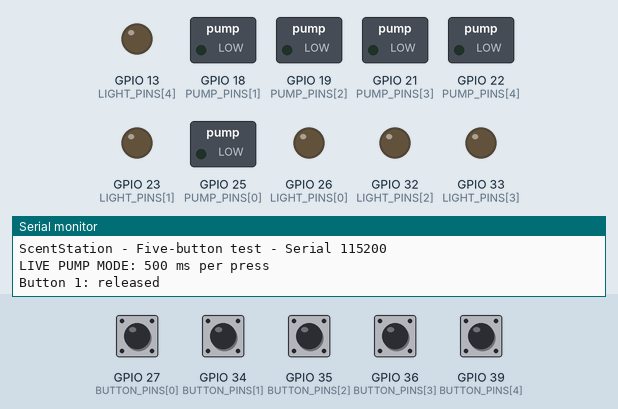
This sketch was run on a simulated ESP32. Parts: switched loads named in the sketch (green lamp = pin HIGH), output pins drawn as LEDs (lit = HIGH), the last lines printed to the serial monitor. Dashed ring = blinking. The inputs (shaded band) are chosen by the test bench; at power-on: GPIO 27 (BUTTON_PINS[0]) HIGH, GPIO 34 (BUTTON_PINS[1]), GPIO 35 (BUTTON_PINS[2]), GPIO 36 (BUTTON_PINS[3]), GPIO 39 (BUTTON_PINS[4]) LOW.

Above: at 1.2 s.
1.3 s: GPIO 27 (BUTTON_PINS[0]) pulled LOW for 0.15 s
At 1.58 s:
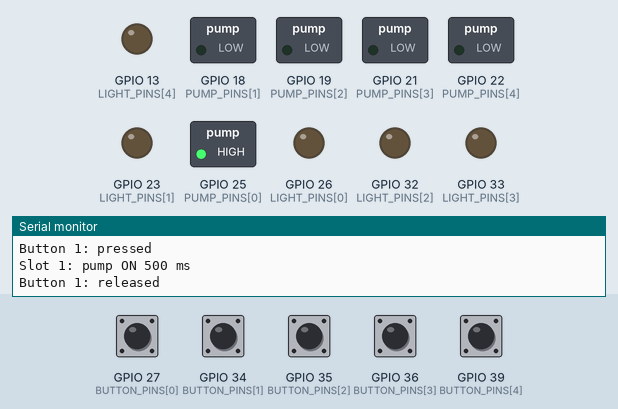
3.3 s: GPIO 34 (BUTTON_PINS[1]) pulled HIGH for 0.15 s
At 3.8 s:
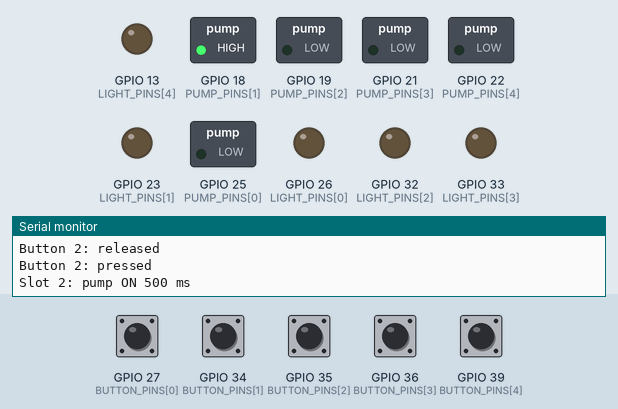
5.4 s: GPIO 35 (BUTTON_PINS[2]) pulled HIGH for 0.15 s
At 5.9 s:
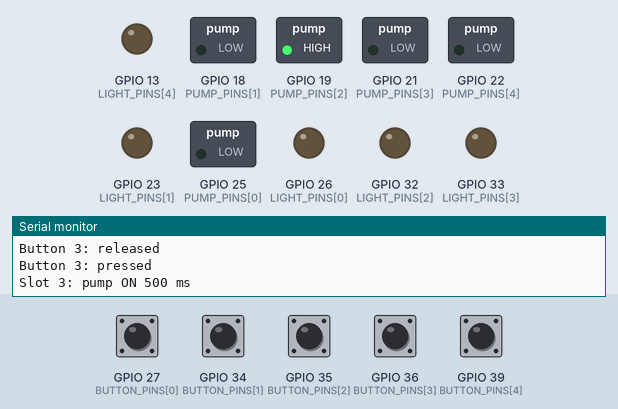
7.5 s: GPIO 36 (BUTTON_PINS[3]) pulled HIGH for 0.15 s
At 8.0 s:
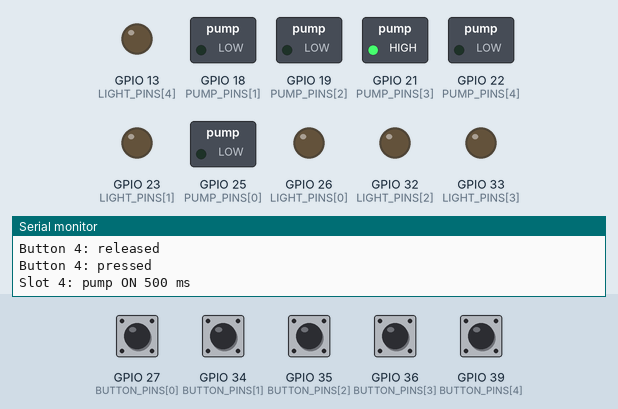
9.6 s: GPIO 39 (BUTTON_PINS[4]) pulled HIGH for 0.15 s
At 10.03 s:
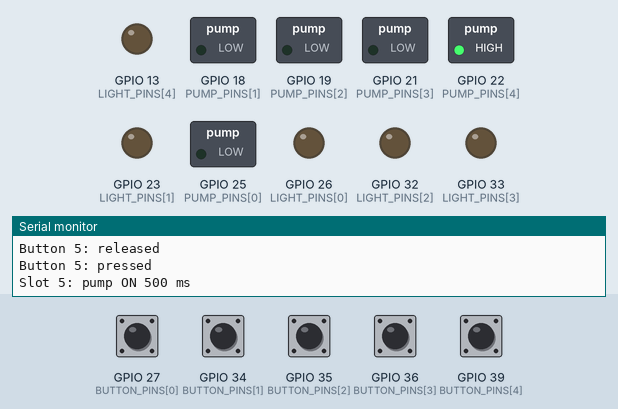
11.7 s: GPIO 27 (BUTTON_PINS[0]) pulsed LOW 5 times (0.12 s each, 0.3 s apart)
At 13.8 s:
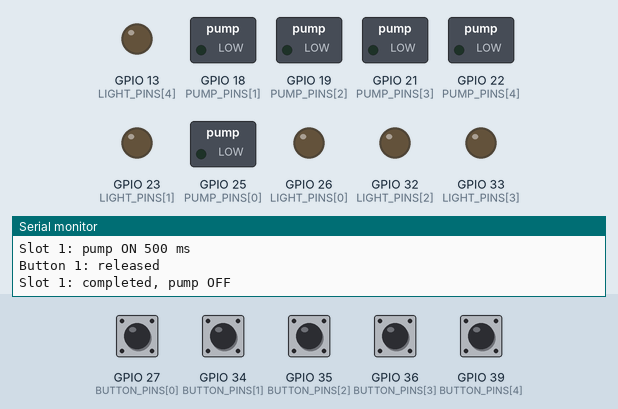
Timing chart, 0 to 15.3 s (numbered marks = the images above; inputs shaded):
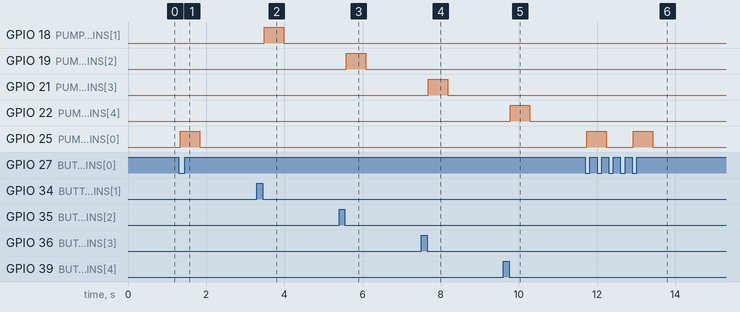

The sketch:

Test5ButtonsStandalone.ino
```cpp
// ScentStation: five-button test, without payment/web integration.
// COM -> GND; NO -> BUTTON_PINS. GPIO34/35/36/39 need 10k pull-ups to 3V3.
// Run only one pump at a time; release buttons after power-on/reset before pressing.
#include <Arduino.h>

constexpr bool USE_PUMPS = true;
constexpr bool USE_LIGHTS = false;
constexpr uint8_t SLOT_COUNT = 5;
constexpr uint8_t BUTTON_PINS[SLOT_COUNT] = {27, 34, 35, 36, 39};
constexpr uint8_t PUMP_PINS[SLOT_COUNT] = {25, 18, 19, 21, 22};
constexpr uint8_t LIGHT_PINS[SLOT_COUNT] = {26, 23, 32, 33, 13};
// As in TestPump1: assume an active-HIGH MOSFET; verify on the actual module.
constexpr uint8_t ON_LEVEL = HIGH;
constexpr uint8_t OFF_LEVEL = LOW;
constexpr unsigned long DEBOUNCE_MS = 30;
constexpr unsigned long PUMP_MS = 500; // Test duration; dispensing volume is not calibrated.
constexpr unsigned long RESTART_GAP_MS = 500; // Pause between pump runs.
static_assert(PUMP_MS > 0 && PUMP_MS < 800, "Pump duration must be greater than 0 and below 800 ms");

struct ButtonState {
  uint8_t raw;
  uint8_t stable;
  unsigned long changedAt;
  bool released;
};
ButtonState buttons[SLOT_COUNT];
int activeSlot = -1;
unsigned long startedAt = 0;
unsigned long stoppedAt = 0;
bool resting = false;

void stopAllPumps() {
  for (uint8_t i = 0; i < SLOT_COUNT; ++i) {
    digitalWrite(PUMP_PINS[i], OFF_LEVEL);
  }
}

void updateLights() {
  for (uint8_t i = 0; i < SLOT_COUNT; ++i) {
    digitalWrite(LIGHT_PINS[i], USE_LIGHTS && activeSlot < 0 ? ON_LEVEL : OFF_LEVEL);
  }
}

void setup() {
  // Turn all outputs off before reading buttons.
  for (uint8_t i = 0; i < SLOT_COUNT; ++i) {
    digitalWrite(PUMP_PINS[i], OFF_LEVEL);
    pinMode(PUMP_PINS[i], OUTPUT);
    digitalWrite(PUMP_PINS[i], OFF_LEVEL);
    digitalWrite(LIGHT_PINS[i], OFF_LEVEL);
    pinMode(LIGHT_PINS[i], OUTPUT);
  }
  Serial.begin(115200);
  for (uint8_t i = 0; i < SLOT_COUNT; ++i) {
    pinMode(BUTTON_PINS[i], i == 0 ? INPUT_PULLUP : INPUT);
    const uint8_t level = digitalRead(BUTTON_PINS[i]);
    // Require a stable release after startup; holding a button must not start a pump.
    buttons[i] = {level, LOW, millis(), false};
  }
  updateLights();
  Serial.println("ScentStation - Five-button test - Serial 115200");
  Serial.println(USE_PUMPS ? "LIVE PUMP MODE: 500 ms per press" : "DRY RUN MODE: pump simulation only");
}

void loop() {
  const unsigned long now = millis();
  if (activeSlot >= 0 && now - startedAt >= PUMP_MS) {
    stopAllPumps();
    Serial.printf("Slot %d: completed, pump OFF\n", activeSlot + 1);
    activeSlot = -1;
    stoppedAt = now;
    resting = true;
    updateLights();
  }
  if (resting && now - stoppedAt >= RESTART_GAP_MS) resting = false;

  for (uint8_t i = 0; i < SLOT_COUNT; ++i) {
    ButtonState &button = buttons[i];
    const uint8_t level = digitalRead(BUTTON_PINS[i]);
    if (level != button.raw) {
      button.raw = level;
      button.changedAt = now;
    }
    if (now - button.changedAt < DEBOUNCE_MS || button.raw == button.stable) continue;
    button.stable = button.raw;
    if (button.stable == HIGH) {
      button.released = true;
      Serial.printf("Button %u: released\n", i + 1);
      continue;
    }
    if (!button.released) continue;
    button.released = false;
    Serial.printf("Button %u: pressed\n", i + 1);
    if (activeSlot >= 0 || resting) {
      Serial.println("Pump running or resting: request ignored; release and press again");
      continue;
    }
    stopAllPumps();
    activeSlot = i;
    startedAt = now;
    updateLights();
    if (USE_PUMPS) digitalWrite(PUMP_PINS[i], ON_LEVEL);
    Serial.printf("Slot %u: %s 500 ms\n", i + 1, USE_PUMPS ? "pump ON" : "simulated pump run");
  }
}
```

Measured:
- after the input at 1.3 s, GPIO 25 (PUMP_PINS[0]): LOW → HIGH at once, → LOW 0.50 s later
- after the input at 3.3 s, GPIO 18 (PUMP_PINS[1]): LOW → HIGH after 0.18 s, → LOW 0.50 s later
- after the input at 5.4 s, GPIO 19 (PUMP_PINS[2]): LOW → HIGH after 0.18 s, → LOW 0.50 s later
- after the input at 7.5 s, GPIO 21 (PUMP_PINS[3]): LOW → HIGH after 0.18 s, → LOW 0.50 s later
- after the input at 9.6 s, GPIO 22 (PUMP_PINS[4]): LOW → HIGH after 0.18 s, → LOW 0.50 s later
- after the input at 11.7 s, GPIO 25 (PUMP_PINS[0]): alternates HIGH for 0.50 s and LOW for 0.70 s, 4 changes in all, then stays LOW, starting at once
